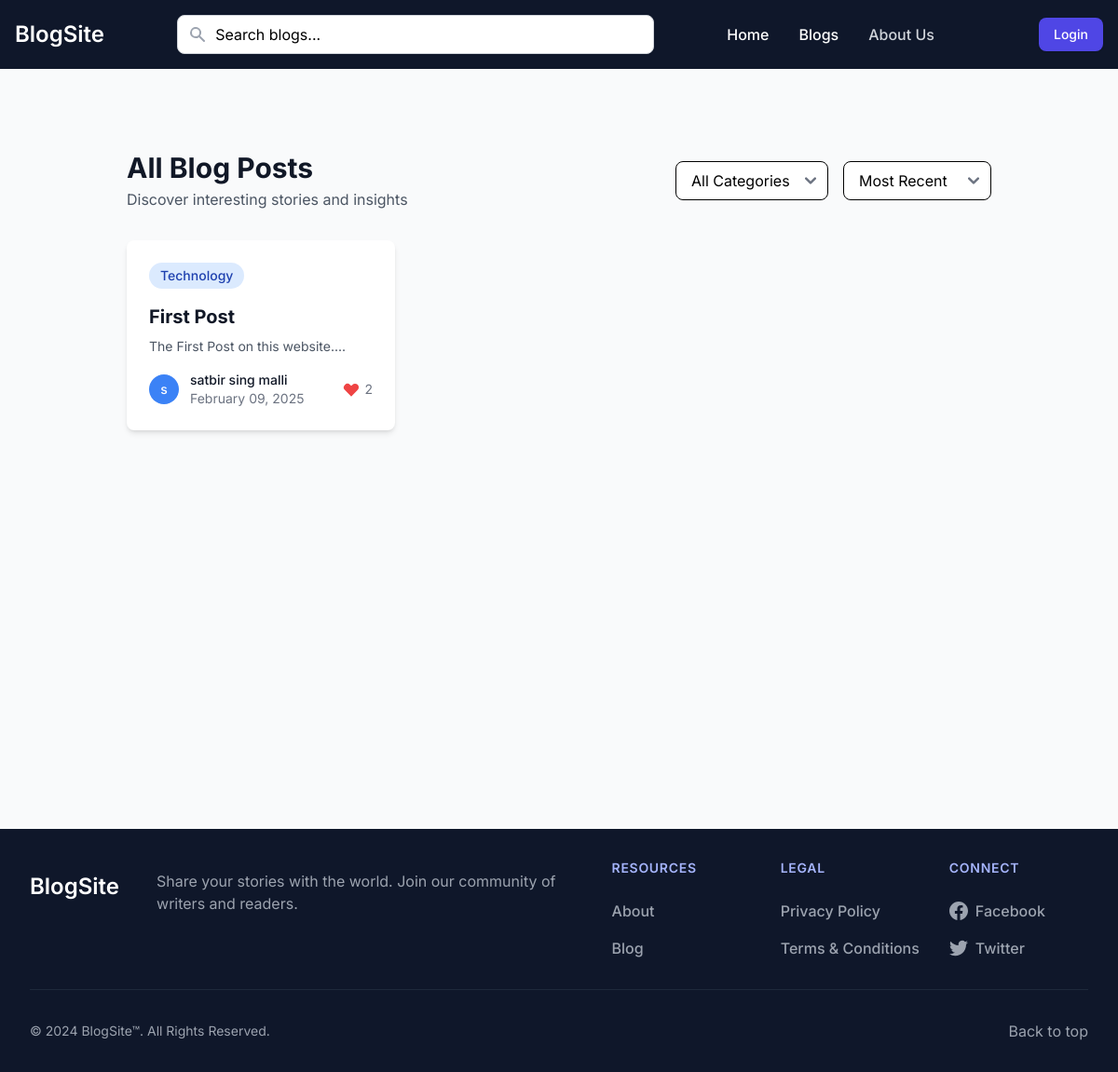
Before: /blogs with the older database file.
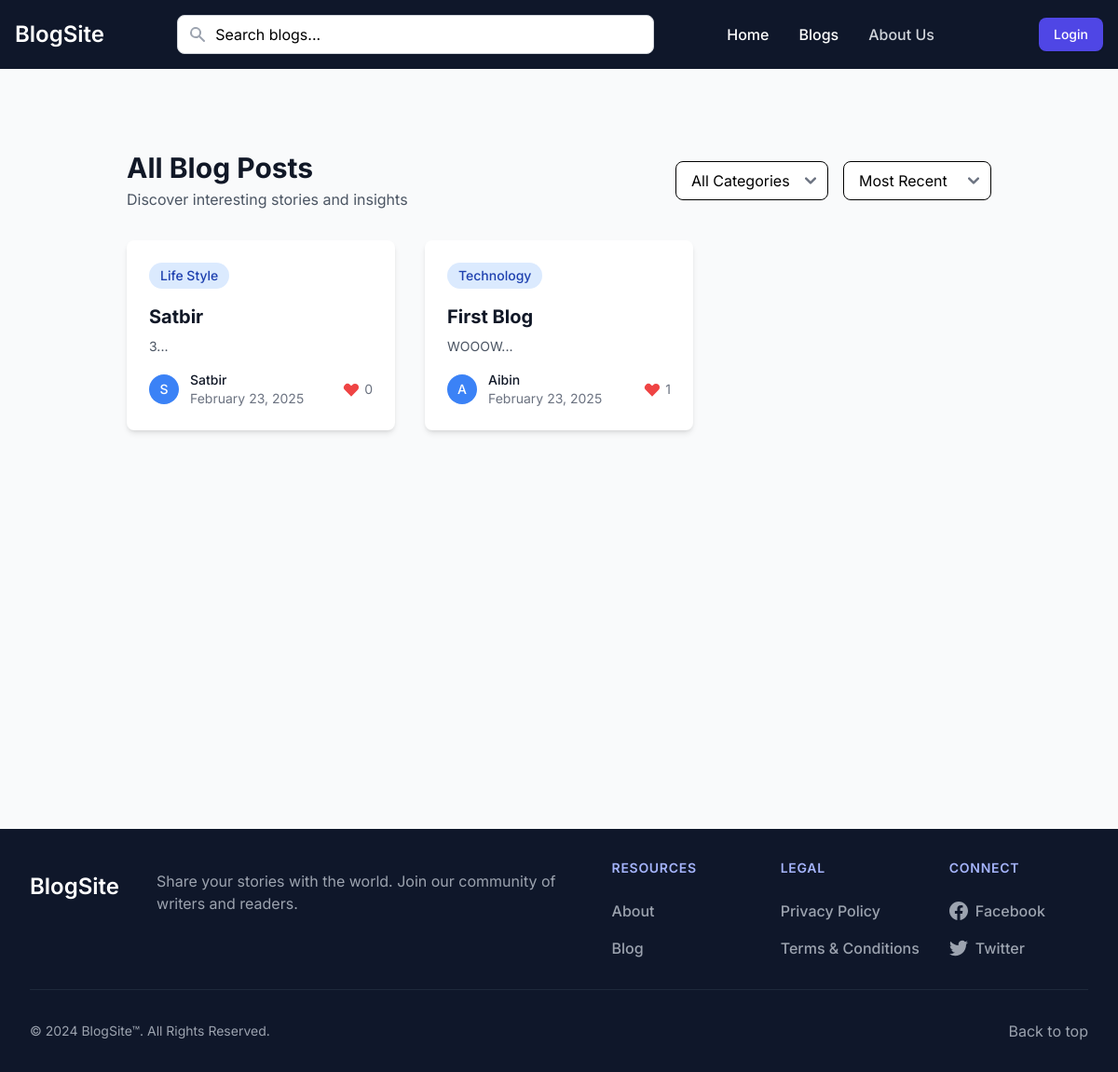
After: the same page with the newer database file.
### app.py (models this page shows, shortened)
class Blog(db.Model):
    id = db.Column(db.Integer, primary_key=True)
    title = db.Column(db.String(200), nullable=False)
    content = db.Column(db.Text, nullable=False)
    author_id = db.Column(db.Integer, db.ForeignKey('user.id'), nullable=False)
    category_id = db.Column(db.Integer, db.ForeignKey('category.id'), nullable=False)
    status = db.Column(db.String(20), default='draft')
    moderation_status = db.Column(db.String(20), default='pending')
    moderation_comment = db.Column(db.Text)
    moderated_by = db.Column(db.Integer, db.ForeignKey('user.id'))
    moderated_at = db.Column(db.DateTime)
    created_at = db.Column(db.DateTime, default=datetime.utcnow)
    updated_at = db.Column(db.DateTime, default=datetime.utcnow, onupdate=datetime.utcnow)
    comments = db.relationship('Comment', backref='blog', lazy=True)
    likes = db.relationship('Like', backref='blog', lazy=True)
    author = db.relationship('User', foreign_keys=[author_id], backref='blogs')
    moderator = db.relationship('User', foreign_keys=[moderated_by], backref='moderated_blogs')

class Category(db.Model):
    id = db.Column(db.Integer, primary_key=True)
    name = db.Column(db.String(50), unique=True, nullable=False)
    description = db.Column(db.Text)
    created_at = db.Column(db.DateTime, default=datetime.utcnow)
    updated_at = db.Column(db.DateTime, default=datetime.utcnow, onupdate=datetime.utcnow)
    blogs = db.relationship('Blog', backref='category', lazy=True)

class User(UserMixin, db.Model):
    id = db.Column(db.Integer, primary_key=True)
    name = db.Column(db.String(100), nullable=False)
    email = db.Column(db.String(120), unique=True, nullable=False)
    password = db.Column(db.String(200), nullable=False)
    is_admin = db.Column(db.Boolean, default=False)
    created_at = db.Column(db.DateTime, nullable=False, default=datetime.utcnow)
    updated_at = db.Column(db.DateTime, default=datetime.utcnow, onupdate=datetime.utcnow)

### app.py (the view)
@app.route('/blogs')
def all_blogs():
    page = request.args.get('page', 1, type=int)
    category_id = request.args.get('category', type=int)
    sort = request.args.get('sort', 'recent')  # 'recent', 'popular'
    query = Blog.query.filter(Blog.status == 'published', Blog.moderation_status != 'rejected')
    if category_id:
        query = query.filter_by(category_id=category_id)
    if sort == 'popular':
        query = query.join(Like)\
            .group_by(Blog.id)\
            .order_by(func.count(Like.id).desc())
    else:  # recent
        query = query.order_by(Blog.created_at.desc())
    total_posts = query.count()
    total_pages = ceil(total_posts / app.config['POSTS_PER_PAGE'])
    blogs = query.offset((page - 1) * app.config['POSTS_PER_PAGE'])\
        .limit(app.config['POSTS_PER_PAGE']).all()
    categories = Category.query.all()
    return render_template('blogs.html',
                         blogs=blogs,
                         categories=categories,
                         current_page=page,
                         total_pages=total_pages,
                         current_category=category_id,
                         current_sort=sort,
                         user=current_user)

### app.py (called while the page is built)
@app.context_processor
def utility_processor():
    return {
        'POSTS_PER_PAGE': app.config['POSTS_PER_PAGE'],
        'min': min  # Make min() function available in templates
    }

### templates/blogs.html (shortened to what this page needs)
{% extends "base.html" %}
{% block content %}
<div class="max-w-7xl mx-auto px-4 sm:px-6 lg:px-8 my-10">
    <div class="flex flex-col md:flex-row md:items-center md:justify-between mb-8">
        <div>
            <h1 class="text-3xl font-bold text-gray-900">All Blog Posts</h1>
            <p class="mt-1 text-gray-600">Discover interesting stories and insights</p>
        </div>
        <div class="mt-4 md:mt-0 flex flex-col sm:flex-row gap-4">
            <select onchange="window.location.href=this.value" class="bg-white border rounded-lg px-4 py-2 focus:outline-none focus:ring-2 focus:ring-blue-500">
                <option value="{{ url_for('all_blogs', sort=current_sort) }}" {% if not current_category %}selected{% endif %}>All Categories</option>
            </select>
            <select onchange="window.location.href=this.value" class="bg-white border rounded-lg px-4 py-2 focus:outline-none focus:ring-2 focus:ring-blue-500">
                <option value="{{ url_for('all_blogs', category=current_category) }}"
                        {% if current_sort == 'recent' %}selected{% endif %}>Most Recent</option>
            </select>
        </div>
    </div>
    <div class="grid grid-cols-1 md:grid-cols-2 lg:grid-cols-3 gap-8">
        {% for blog in blogs %}
        <div class="bg-white rounded-lg shadow-md overflow-hidden hover:shadow-xl transition-shadow duration-300">
            <div class="p-6">
                <a href="{{ url_for('view_blog', blog_id=blog.id) }}" class="block">
                    <span class="inline-flex items-center px-3 py-1 rounded-full text-sm font-medium bg-blue-100 text-blue-800 mb-4">
                        {{ blog.category.name }}
                    </span>
                    <h3 class="text-xl font-bold text-gray-900 hover:text-blue-600 mb-2">{{ blog.title }}</h3>
                    <p class="text-gray-600 text-sm">{{ blog.content[:150]|striptags }}...</p>
                </a>
                <div class="mt-4 flex items-center justify-between">
                    <div class="flex items-center">
                        <div class="flex-shrink-0">
                            <div class="h-8 w-8 rounded-full bg-blue-500 flex items-center justify-center">
                                <span class="text-white font-medium text-sm">{{ blog.author.name[:1] }}</span>
                            </div>
                        </div>
                        <div class="ml-3">
                            <p class="text-sm font-medium text-gray-900">{{ blog.author.name }}</p>
                            <p class="text-sm text-gray-500">{{ blog.created_at.strftime('%B %d, %Y') }}</p>
                        </div>
                    </div>
                    <div class="flex items-center text-gray-500">
                        <svg class="w-5 h-5 text-red-500" fill="currentColor" viewBox="0 0 20 20">
                            <path fill-rule="evenodd" d="M3.172 5.172a4 4 0 015.656 0L10 6.343l1.172-1.171a4 4 0 115.656 5.656L10 17.657l-6.828-6.829a4 4 0 010-5.656z" clip-rule="evenodd"></path>
                        </svg>
                        <span class="ml-1 text-sm">{{ blog.likes|length }}</span>
                    </div>
                </div>
            </div>
        </div>
        {% endfor %}
    </div>
</div>
{% endblock %}

### templates/base.html (shortened to what this page needs)
<!DOCTYPE html>
<html lang="en">
<head>
    <link href="{{ url_for('static', filename='dist/css/output.css') }}" rel="stylesheet">
</head>
<body class="bg-gray-50">
    <nav class="bg-slate-900">
        <div class="max-w-screen-xl flex flex-wrap items-center justify-between mx-auto p-4">
            <a href="/" class="flex items-center space-x-3 rtl:space-x-reverse">
                <span class="self-center text-2xl font-semibold whitespace-nowrap text-white">BlogSite</span>
            </a>
            <div class="flex items-center md:order-2">
                {% if current_user.is_authenticated %}
                    <button type="button"
                            class="flex text-sm bg-slate-700 rounded-full md:me-0 focus:ring-4 focus:ring-indigo-500"
                            id="user-menu-button"
                            aria-expanded="false"
                            data-dropdown-toggle="user-dropdown"
                            data-dropdown-placement="bottom"
                            style="margin-left: 50px;">
                        <span class="sr-only">Open user menu</span>
                        <div class="w-8 h-8 rounded-full bg-indigo-600 flex items-center justify-center">
                            <span class="text-white font-medium">{{ current_user.name[:1] }}</span>
                        </div>
                    </button>
                    <div class="z-50 hidden my-4 text-base list-none bg-white divide-y divide-gray-100 rounded-lg shadow-lg"
                         id="user-dropdown">
                        <div class="px-4 py-3">
                            <span class="block text-sm text-gray-900">{{ current_user.name }}</span>
                            <span class="block text-sm text-gray-500 truncate">{{ current_user.email }}</span>
                        </div>
                        <ul class="py-2" aria-labelledby="user-menu-button">
                            <li>
                                <a href="{{ url_for('profile') }}"
                                   class="block px-4 py-2 text-sm text-gray-700 hover:bg-indigo-50 hover:text-indigo-700">
                                    My Account
                                </a>
                            </li>
                            <li>
                                <a href="{{ url_for('my_blogs') }}"
                                   class="block px-4 py-2 text-sm text-gray-700 hover:bg-indigo-50 hover:text-indigo-700">
                                    My Blogs
                                </a>
                            </li>
                            {% if current_user.is_admin %}
                            <li>
                                <a href="{{ url_for('admin_dashboard') }}"
                                   class="block px-4 py-2 text-sm text-gray-700 hover:bg-indigo-50 hover:text-indigo-700">
                                    Admin Dashboard
                                </a>
                            </li>
                            {% endif %}
                            <li>
                                <a href="{{ url_for('logout') }}"
                                   class="block px-4 py-2 text-sm text-gray-700 hover:bg-red-50 hover:text-red-700">
                                    Log Out
                                </a>
                            </li>
                        </ul>
                    </div>
                {% else %}
                    <a href="{{ url_for('login') }}"
                        style="margin-left: 50px;"
                       class="text-white bg-indigo-600 hover:bg-indigo-700 focus:ring-4 focus:outline-none focus:ring-indigo-300 font-medium rounded-lg text-sm px-4 py-2 text-center shadow-sm">
                        Login
                    </a>
                {% endif %}
            </div>
            <div class="items-center justify-between hidden w-full md:flex md:w-auto md:order-1 bg-slate-900" id="navbar-cta">
                <ul class="flex flex-col font-medium p-4 md:p-0 mt-4 rounded-lg md:space-x-8 rtl:space-x-reverse md:flex-row md:mt-0">
                    <li>
                        <a href="/" class="block py-2 px-3 md:p-0 text-white hover:text-indigo-300" aria-current="page">Home</a>
                    </li>
                    <li>
                        <a href="{{url_for('all_blogs')}}" class="block py-2 px-3 md:p-0 text-white hover:text-indigo-300" aria-current="page">Blogs</a>
                    </li>
                    <li>
                        <a href="#" class="block py-2 px-3 md:p-0 text-gray-300 hover:text-indigo-300">About Us</a>
                    </li>
                </ul>
            </div>
            <div class="flex-1 max-w-lg mx-4 relative">
                <form action="{{ url_for('search') }}" method="GET" class="relative">
                    <div class="relative">
                        <input type="text" name="q"
                               class="w-full px-4 py-2 pl-10 pr-4 rounded-lg border border-gray-300 focus:outline-none focus:ring-2 focus:ring-indigo-500 focus:border-indigo-500"
                               id="searchInput"
                               placeholder="Search blogs..."
                               autocomplete="off"
                               value="{{ request.args.get('q', '') }}">
                        <div class="absolute inset-y-0 left-0 pl-3 flex items-center pointer-events-none">
                        </div>
                    </div>
                </form>
            </div>
        </div>
    </nav>
    <main class="container mx-auto px-4 py-8 min-h-screen">
        {% block content %}{% endblock %}
    </main>
    <footer class="bg-slate-900 text-white">
        <div class="mx-auto w-full max-w-screen-xl p-8">
            <div class="md:flex md:justify-between">
                <div class="mb-6 md:mb-0">
                    <a href="/" class="flex items-center space-y-3">
                        <span class="self-center text-2xl font-semibold whitespace-nowrap text-white">BlogSite</span>
                        <p class="text-gray-400 mt-4 max-w-md" style="margin-left: 40px;">Share your stories with the world. Join our community of writers and readers.</p>
                    </a>
                </div>
                <div class="grid grid-cols-2 gap-12 sm:gap-8 sm:grid-cols-3">
                    <div>
                        <h2 class="mb-6 text-sm font-semibold text-indigo-300 uppercase tracking-wider">Resources</h2>
                        <ul class="text-gray-400 font-medium space-y-4">
                            <li class="mb-4">
                                <a href="#" class="hover:text-indigo-300 transition-colors duration-200">About</a>
                            </li>
                            <li>
                                <a href="#" class="hover:text-indigo-300 transition-colors duration-200">Blog</a>
                            </li>
                        </ul>
                    </div>
                    <div>
                        <h2 class="mb-6 text-sm font-semibold text-indigo-300 uppercase tracking-wider">Legal</h2>
                        <ul class="text-gray-400 font-medium space-y-4">
                            <li class="mb-4">
                                <a href="#" class="hover:text-indigo-300 transition-colors duration-200">Privacy Policy</a>
                            </li>
                            <li>
                                <a href="#" class="hover:text-indigo-300 transition-colors duration-200">Terms &amp; Conditions</a>
                            </li>
                        </ul>
                    </div>
                    <div>
                        <h2 class="mb-6 text-sm font-semibold text-indigo-300 uppercase tracking-wider">Connect</h2>
                        <ul class="text-gray-400 font-medium space-y-4">
                            <li>
                                <a href="#" class="hover:text-indigo-300 transition-colors duration-200 flex items-center">
                                    Facebook
                                </a>
                            </li>
                            <li>
                                <a href="#" class="hover:text-indigo-300 transition-colors duration-200 flex items-center">
                                    Twitter
                                </a>
                            </li>
                        </ul>
                    </div>
                </div>
            </div>
            <hr class="my-8 border-slate-800" />
            <div class="sm:flex sm:items-center sm:justify-between">
                <span class="text-sm text-gray-400 sm:text-center">© 2024 BlogSite™. All Rights Reserved.</span>
                <div class="flex mt-4 sm:mt-0">
                    <a href="#" class="text-gray-400 hover:text-indigo-300 transition-colors duration-200">
                        Back to top
                    </a>
                </div>
            </div>
        </div>
    </footer>
</body>
</html>

### templates/base.html (style rules this page uses)
body { font-family: 'Inter', sans-serif; }

Changed rows visible on the page:
added Blog: category.name "Life Style", title "Satbir", content "3", author "S", author.name "Satbir", created_at "February 23, 2025", likes|length "0"
changed Blog "Technology": title "First Post" → "First Blog"; content "The First Post on this website." → "WOOOW"; author "s" → "A"; author.name "satbir sing malli" → "Aibin"; created_at "February 09, 2025" → "February 23, 2025"; likes|length "2" → "1"
